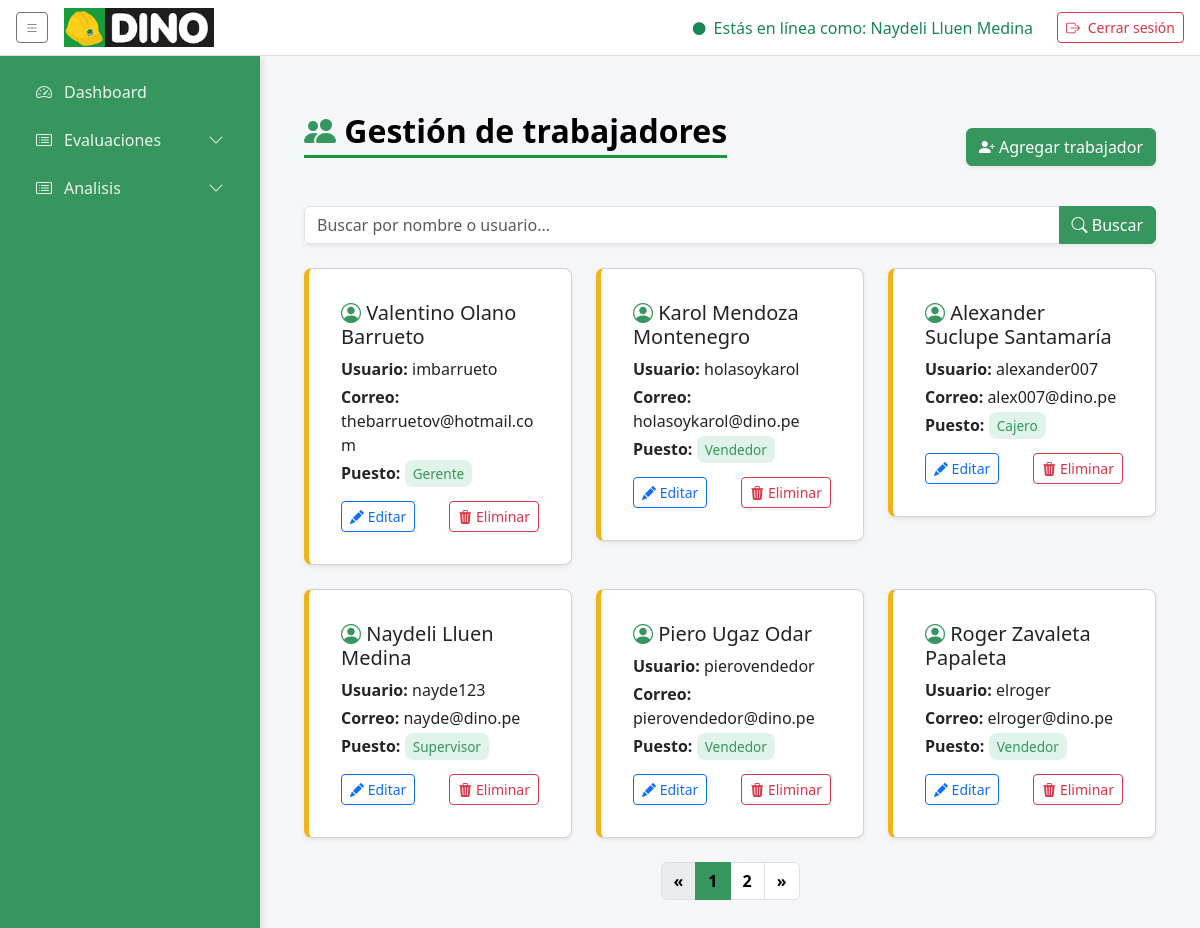
Before: /empleados/ (signed in) with the older database file.
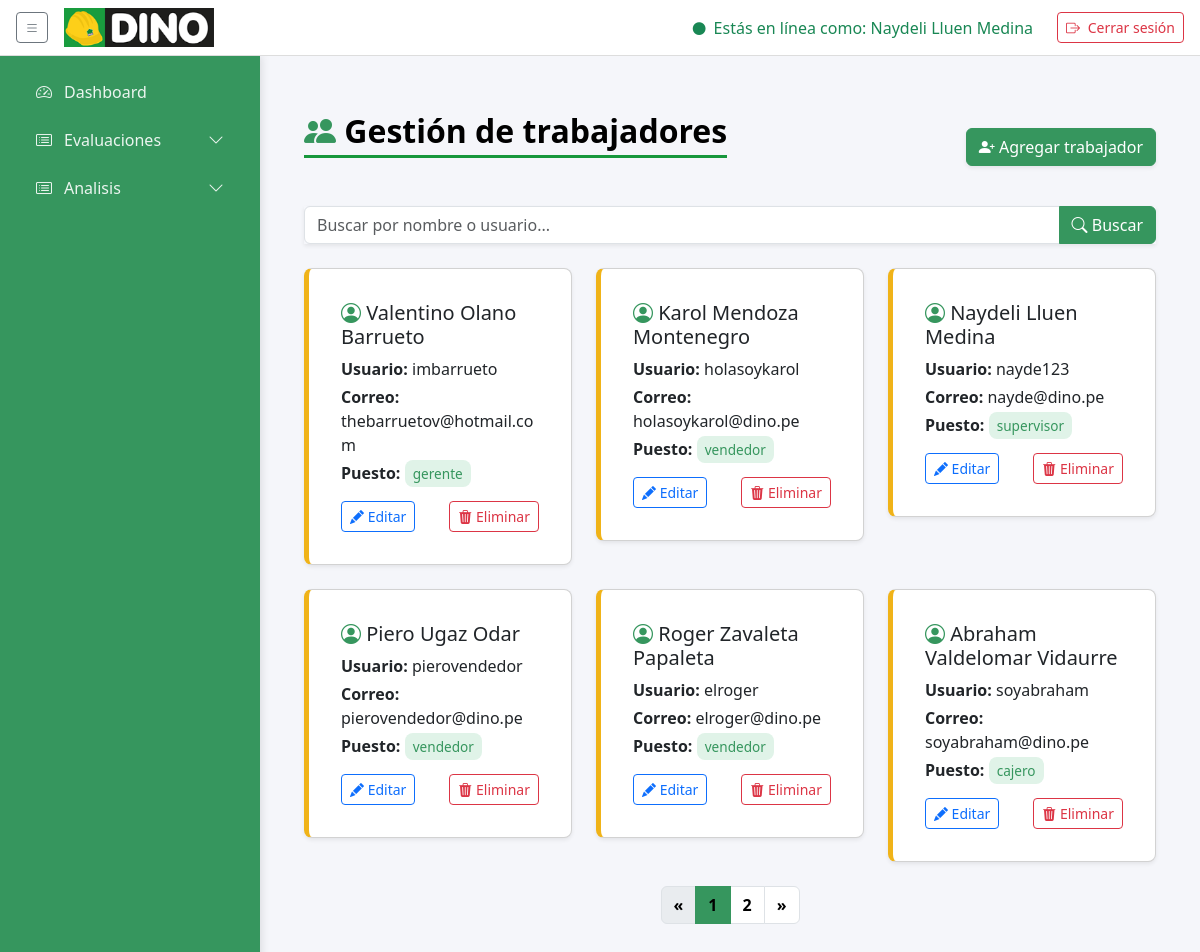
After: the same page with the newer database file.
### core/models.py (models this page shows, shortened)
class Usuario(AbstractUser):
    """
    Modelo personalizado para el usuario, heredando de AbstractUser.
    Este modelo ahora solo contiene los campos estándar del usuario.
    """

class Trabajador(models.Model):
    user = models.OneToOneField(settings.AUTH_USER_MODEL, on_delete=models.CASCADE, related_name='trabajador', null=True, blank=True)
    puesto = models.ForeignKey(Puesto, on_delete=models.SET_NULL, null=True, blank=True)
    telefono = models.CharField(max_length=20, blank=True)
    direccion = models.CharField(max_length=200, blank=True)

class Puesto(models.Model):
    nombre = models.CharField(max_length=50, unique=True)
    descripcion = models.TextField(blank=True, null=True)

### core/views.py (the view)
# urls.py: path('empleados/', views.gestion_empleados, name='gestion_empleados'),
@login_required
def gestion_empleados(request):
    query = request.GET.get('q', '')
    qs = Trabajador.objects.select_related('user')
    if query:
        qs = qs.filter(
            Q(user__username__icontains=query) |
            Q(user__first_name__icontains=query) |
            Q(user__last_name__icontains=query)
        )
    paginator = Paginator(qs, 6)
    page = request.GET.get('page')
    page_obj = paginator.get_page(page)
    return render(request, 'empleados/lista.html', {
        'empleados': page_obj,
        'query': query
    })

### templates/empleados/lista.html (shortened to what this page needs)
{% extends "base/base.html" %}
{% load static %}
{% block content %}
<div class="container py-4 fade-in">
  <div class="d-flex justify-content-between align-items-center mb-4">
    <h2 class="titulo">
      <i class="bi bi-people-fill icono-verde"></i> Gestión de trabajadores
    </h2>
    <a href="{% url 'agregar_empleado' %}" class="btn btn-success shadow-sm">
      <i class="bi bi-person-plus-fill"></i> Agregar trabajador
    </a>
  </div>
  <form method="get" class="mb-4">
    <div class="input-group shadow-sm">
      <input type="text" name="q" class="form-control" placeholder="Buscar por nombre o usuario..." value="{{ query }}">
      <button class="btn btn-success" type="submit">
        <i class="bi bi-search"></i> Buscar
      </button>
    </div>
  </form>
  <div class="row">
    {% for t in empleados %}
    <div class="col-md-4">
      <div class="card p-3 mb-4 shadow-sm">
        <div class="card-body">
          <h5 class="card-title mb-2">
            <i class="bi bi-person-circle icono-verde"></i>
            {{ t.user.first_name }} {{ t.user.last_name }}
          </h5>
          <p class="mb-1"><strong>Usuario:</strong> {{ t.user.username }}</p>
          <p class="mb-1"><strong>Correo:</strong> {{ t.user.email }}</p>
          <p class="mb-1"><strong>Puesto:</strong> <span class="badge-puesto">{{ t.puesto.nombre|default:"No asignado" }}</span></p>
          <div class="d-flex justify-content-between mt-3">
            <a href="{% url 'editar_empleado' t.id %}" class="btn btn-sm btn-outline-primary editar-btn">
              <i class="bi bi-pencil-fill"></i> Editar
            </a>
            <a href="{% url 'eliminar_empleado' t.id %}" class="btn btn-sm btn-outline-danger eliminar-btn" data-name="{{ t.user.first_name }} {{ t.user.last_name }}">
                <i class="bi bi-trash3-fill"></i> Eliminar
            </a>
          </div>
        </div>
      </div>
    </div>
    {% empty %}
    <div class="col-12">
      <p class="text-muted text-center">No hay trabajadores registrados.</p>
    </div>
    {% endfor %}
  </div>
  {% if empleados.has_other_pages %}
  <nav aria-label="Paginación trabajadores">
    <ul class="pagination justify-content-center">
      {% if empleados.has_previous %}
      <li class="page-item">
        <a class="page-link" href="?q={{ query }}&page={{ empleados.previous_page_number }}">&laquo;</a>
      </li>
      {% else %}
      <li class="page-item disabled"><span class="page-link">&laquo;</span></li>
      {% endif %}
      {% for num in empleados.paginator.page_range %}
      <li class="page-item {% if empleados.number == num %}active{% endif %}">
        <a class="page-link" href="?q={{ query }}&page={{ num }}">{{ num }}</a>
      </li>
      {% endfor %}
      {% if empleados.has_next %}
      <li class="page-item">
        <a class="page-link" href="?q={{ query }}&page={{ empleados.next_page_number }}">&raquo;</a>
      </li>
      {% else %}
      <li class="page-item disabled"><span class="page-link">&raquo;</span></li>
      {% endif %}
    </ul>
  </nav>
  {% endif %}
</div>
{% endblock %}

### templates/base/base.html (shortened to what this page needs)
{% load static %}
<!DOCTYPE html>
<html lang="es">
<head>
    <link href="https://cdn.jsdelivr.net/npm/bootstrap@5.3.0/dist/css/bootstrap.min.css" rel="stylesheet" />
    <link href="https://cdn.jsdelivr.net/npm/bootstrap-icons@1.10.5/font/bootstrap-icons.css" rel="stylesheet" />
</head>
<body>
    <nav class="navbar d-flex justify-content-between align-items-center">
        <div class="d-flex align-items-center">
            <button id="sidebarToggle" class="btn btn-outline-secondary btn-sm me-3">
                <i class="bi bi-list"></i>
            </button>
            <a class="navbar-brand">
                <img src="{% static 'img/logo_dino.png' %}" alt="Logo Dino">
            </a>
        </div>
        <div class="d-flex align-items-center">
            <span class="text-success me-4">
                <i class="bi bi-circle-fill me-1" style="font-size:.8rem;"></i> Estás en línea como:
                {{ request.user.get_full_name|default:request.user.username }}
            </span>
            <form id="logoutForm" method="post" action="{% url 'index' %}">
                <button type="submit" class="btn btn-outline-danger btn-sm">
                    <i class="bi bi-box-arrow-right me-1"></i> Cerrar sesión
                </button>
            </form>
        </div>
    </nav>
    {% with request.resolver_match.url_name as view_name %}
    <div class="d-flex main">
        <aside class="sidebar" id="sidebar">
            <ul class="nav flex-column">
                {% if request.user.trabajador.puesto.nombre == 'gerente' %}
                <li class="nav-item">
                    <a href="{% url 'admin_dashboard' %}"
                        class="nav-link {% if view_name == 'admin_dashboard' %}active{% endif %}">
                        <i class="bi bi-speedometer2"></i><span>Dashboard</span>
                    </a>
                </li>
                <li class="nav-item">
                    <a href="{% url 'gestion_empleados' %}"
                        class="nav-link {% if view_name == 'gestion_empleados' %}active{% endif %}">
                        <i class="bi bi-people-fill"></i><span>Empleados</span>
                    </a>
                </li>
                <li
                    class="nav-item has-submenu {% if view_name == 'lista_evaluaciones' or view_name == 'realizar_autoevaluacion' %}submenu-open{% endif %}">
                    <a href="#" class="nav-link submenu-toggle">
                        <i class="bi bi-card-list"></i><span>Evaluaciones</span>
                        <i class="bi bi-chevron-down ms-auto"></i>
                    </a>
                    <ul class="nav flex-column submenu">
                        <li class="nav-item">
                            <a href="{% url 'lista_evaluaciones' %}"
                                class="nav-link {% if view_name == 'lista_evaluaciones' %}active{% endif %}">
                                <i class="bi bi-person-check"></i><span>Trabajador</span>
                            </a>
                        </li>
                        <li class="nav-item">
                            <a href="{% url 'lista_autoevaluaciones' %}"
                                class="nav-link {% if view_name == 'lista_autoevaluaciones' %}active{% endif %}">
                                <i class="bi bi-pencil-square"></i><span>Autoevaluación</span>
                            </a>
                        </li>
                    </ul>
                </li>
                <li class="nav-item">
                    <a href="{% url 'lista_criterios' %}"
                        class="nav-link {% if view_name == 'lista_criterios' %}active{% endif %}">
                        <i class="bi bi-list-check"></i><span>Criterios</span>
                    </a>
                </li>
                <li
                    class="nav-item has-submenu {% if view_name == 'lista_evaluaciones' or view_name == 'realizar_autoevaluacion' %}submenu-open{% endif %}">
                    <a href="#" class="nav-link submenu-toggle">
                        <i class="bi bi-card-list"></i><span>Analisis</span>
                        <i class="bi bi-chevron-down ms-auto"></i>
                    </a>
                    <ul class="nav flex-column submenu">
                        <li class="nav-item">
                            <a href="{% url 'resultado_total' trabajador_id=request.user.trabajador.id %}"
                                class="nav-link {% if view_name == 'lista_evaluaciones' %}active{% endif %}">
                                <i class="bi bi-person-check"></i><span>Desempeño</span>
                            </a>
                        </li>
                        <li class="nav-item">
                            <a href="{% url 'historial_evaluaciones' %}"
                                class="nav-link {% if view_name == 'historial_evaluaciones' %}active{% endif %}">
                                <i class="bi bi-bar-chart-fill"></i><span>Seguimiento</span>
                            </a>
                        </li>
                    </ul>
                </li>
                <li class="nav-item">
                    <a href="{% url 'lista_periodos' %}"
                        class="nav-link {% if view_name == 'configuracion' %}active{% endif %}">
                        <i class="bi bi-gear-fill"></i><span>Configuración</span>
                    </a>
                </li>
                {% else %}
                <li class="nav-item">
                    <a href="{% url 'admin_dashboard' %}"
                        class="nav-link {% if view_name == 'admin_dashboard' %}active{% endif %}">
                        <i class="bi bi-speedometer2"></i><span>Dashboard</span>
                    </a>
                </li>
                <li
                    class="nav-item has-submenu {% if view_name == 'lista_evaluaciones' or view_name == 'realizar_autoevaluacion' %}submenu-open{% endif %}">
                    <a href="#" class="nav-link submenu-toggle">
                        <i class="bi bi-card-list"></i><span>Evaluaciones</span>
                        <i class="bi bi-chevron-down ms-auto"></i>
                    </a>
                </li>
                <li
                    class="nav-item has-submenu {% if view_name == 'lista_evaluaciones' or view_name == 'realizar_autoevaluacion' %}submenu-open{% endif %}">
                    <a href="#" class="nav-link submenu-toggle">
                        <i class="bi bi-card-list"></i><span>Analisis</span>
                        <i class="bi bi-chevron-down ms-auto"></i>
                    </a>
                </li>
                {% endif %}
            </ul>
        </aside>
        <main class="content">
            {% block content %}{% endblock %}
        </main>
    </div>
    {% endwith %}
</body>
</html>

### templates/base/base.html (style rules this page uses)
:root { --sidebar-width: 260px; --sidebar-collapsed: 80px; --primary: #36965e; --bg: #f9f9f9; --tre: #17973C; --secundary: #000000; --shadow: rgba(0, 0, 0, 0.1); }
html, body { margin: 0; padding: 0; height: 100%; background: var(--bg); font-family: 'Lato', sans-serif; }
.d-flex.main { height: calc(100vh - 56px); }
aside.sidebar { position: fixed; top: 56px; left: 0; bottom: 0; width: var(--sidebar-width); background: black; color: #fff; padding: 1rem; box-shadow: 2px 0 8px var(--shadow); transition: width .3s; z-index: 1050; }
aside.sidebar .nav-link { color: rgba(255, 255, 255, 0.9); margin-bottom: .5rem; border-radius: 6px; display: flex; align-items: center; gap: .5rem; white-space: nowrap; overflow: hidden; }
aside.sidebar .nav-link i { min-width: 24px; text-align: center; }
aside.sidebar .nav-link span { transition: opacity .3s; }
main.content { margin-top: 56px; margin-left: var(--sidebar-width); padding: 2rem; transition: margin-left .3s; position: relative; overflow: auto; }
main.content h2 { color: var(--primary); border-bottom: 3px solid var(--primary); padding-bottom: .3rem; margin-bottom: 1.5rem; }
nav.navbar { background: #fff; border-bottom: 1px solid #ddd; height: 56px; z-index: 1100; padding: 0 1rem; position: fixed; top: 0; left: 0; right: 0; }
nav.navbar .navbar-brand { flex: none; display: flex; align-items: center; }
nav.navbar .navbar-brand img { width: 150px; height: auto; flex-shrink: 0; }
aside.sidebar { width: var(--sidebar-width); background: var(--primary); color: #fff; display: flex; flex-direction: column; padding: 1rem; box-shadow: 2px 0 8px var(--shadow); transition: width .3s; }
main.content { flex: 1; overflow: auto; padding: 2rem; }
main.content h2 { color: var(--secundary); border-bottom: 3px solid var(--tre); padding-bottom: .3rem; margin-bottom: 1.5rem; }
.has-submenu { position: relative; }

### templates/empleados/lista.html (style rules this page uses)
body { background-color: #f5f6fa; font-family: 'Segoe UI', sans-serif; }
.titulo { color: #36965e; font-weight: 700; }
.btn-success { background-color: #36965e; border-color: #36965e; }
.badge-puesto { background-color: #e0f3e8; color: #36965e; font-size: 0.85rem; padding: 0.3em 0.6em; border-radius: 0.5rem; }
.card { border-left: 5px solid #F0B318; border-radius: 0.5rem; padding-left: 15px; transition: box-shadow 0.3s ease, transform 0.2s ease; }
.pagination .page-link { color: black; font-weight: bold; }
.pagination .page-item.active .page-link { background-color: #36965e; border-color: #36965e; }
.icono-verde { color: #36965e; }

Changed rows visible on the page:
removed Trabajador: user.first_name "Alexander", user.last_name "Suclupe Santamaría", user.username "alexander007", user.email "alex007@dino.pe", puesto.nombre "Cajero"
changed through a linked row, Trabajador "Valentino": puesto.nombre "Gerente" → "gerente"
changed through a linked row, Trabajador "Karol": puesto.nombre "Vendedor" → "vendedor"
changed through a linked row, Trabajador "Naydeli": puesto.nombre "Supervisor" → "supervisor"
changed through a linked row, Trabajador "Piero": puesto.nombre "Vendedor" → "vendedor"
changed through a linked row, Trabajador "Roger": puesto.nombre "Vendedor" → "vendedor"
now on this page (row unchanged): Trabajador: user.first_name "Abraham", user.last_name "Valdelomar Vidaurre", user.username "soyabraham", user.email "soyabraham@dino.pe", puesto.nombre "cajero"
